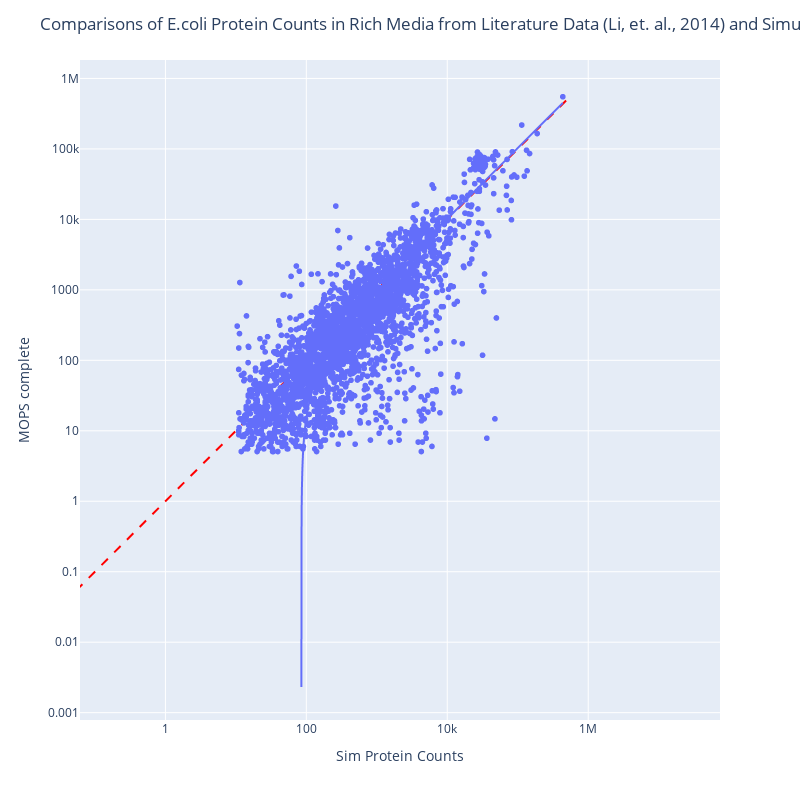

This figure's notebook cell:
### Code cell
# plot the comparison graph with plotly:
df = rm_comparison_df.to_pandas()
fig = px.scatter(df, x=df["Sim Protein Counts"],y=df["MOPS complete"], hover_data=["Protein ID"], trendline="ols" )
fig.add_trace(go.Scatter(x=[0, max_val], y=[0, max_val], mode="lines",
        line=go.scatter.Line(color="red", dash="dash"),
        showlegend=False));

fig.update_xaxes(type="log")
fig.update_yaxes(type="log")
fig.update_layout(title="Comparisons of E.coli Protein Counts in Rich Media\nfrom Literature Data (Li, et. al., 2014) and Simulation Data")
# make the figure square and have equal axis numbers
fig.update_layout(width=800, height=800)
fig.update_yaxes(
    scaleanchor="x",
    scaleratio=1,
  )
fig.show()

### Figure 1 — Plotly figure (JSON) as saved in the notebook; plotly's stock layout.template omitted (floating-point values rounded to 4 significant figures; data arrays with more than 128 entries replaced by an {"elided": "..."} marker saying what was removed)
{"data": [{"customdata": {"elided": "2649x1 str values"}, "hovertemplate": "Sim Protein Counts=%{x}<br>MOPS complete=%{y}<br>Protein ID=%{customdata[0]}<extra></extra>", "legendgroup": "", "marker": {"color": "#636efa", "symbol": "circle"}, "mode": "markers", "name": "", "showlegend": false, "x": {"elided": "2649 float values"}, "xaxis": "x", "y": {"elided": "2649 float values"}, "yaxis": "y", "type": "scattergl"}, {"hovertemplate": "<b>OLS trendline</b><br>MOPS complete = 1.02951 * Sim Protein Counts + -87.5815<br>R<sup>2</sup>=0.747790<br><br>Sim Protein Counts=%{x}<br>MOPS complete=%{y} <b>(trend)</b><extra></extra>", "legendgroup": "", "marker": {"color": "#636efa", "symbol": "circle"}, "mode": "lines", "name": "", "showlegend": false, "x": {"elided": "2649 float values"}, "xaxis": "x", "y": {"elided": "2649 float values"}, "yaxis": "y", "type": "scattergl"}, {"line": {"color": "red", "dash": "dash"}, "mode": "lines", "showlegend": false, "x": [0, 549901], "y": [0, 549901], "type": "scatter"}], "layout": {"xaxis": {"anchor": "y", "domain": [0.0, 1.0], "title": {"text": "Sim Protein Counts"}, "type": "log"}, "yaxis": {"anchor": "x", "domain": [0.0, 1.0], "title": {"text": "MOPS complete"}, "type": "log", "scaleanchor": "x", "scaleratio": 1}, "legend": {"tracegroupgap": 0}, "margin": {"t": 60}, "title": {"text": "Comparisons of E.coli Protein Counts in Rich Media\nfrom Literature Data (Li, et. al., 2014) and Simulation Data"}, "width": 800, "height": 800}}
